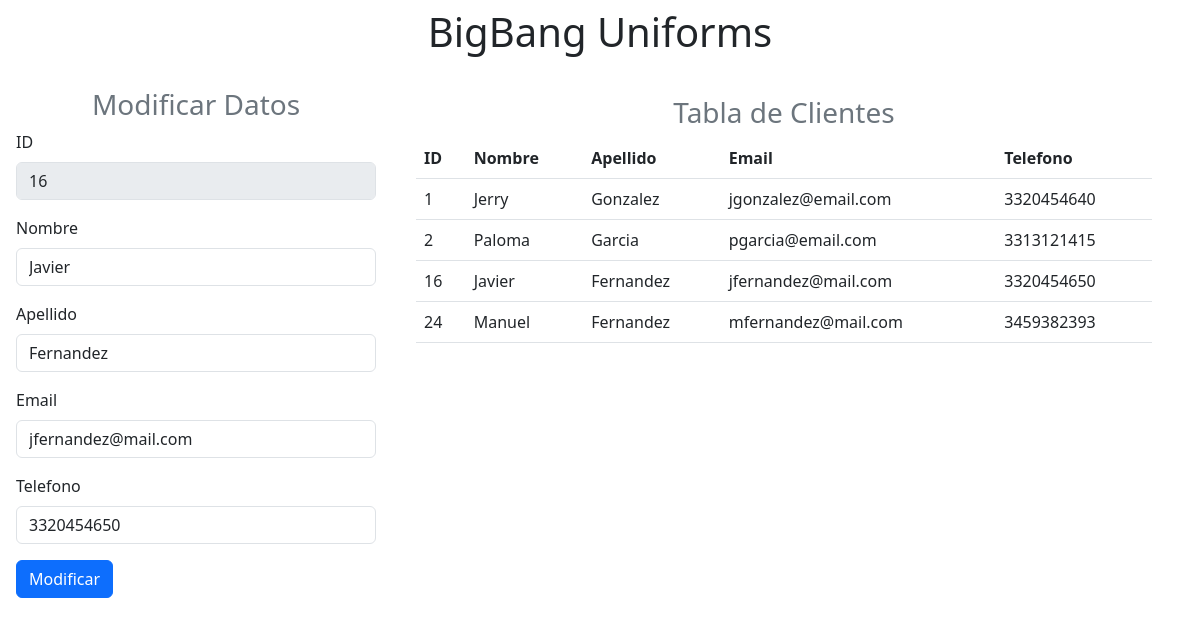
The page /view/view_edit.php?id=16 on the database its author committed.
### tables this page shows
CREATE TABLE `client_bbu` (
  `id` int(20) NOT NULL,
  `name` varchar(45) DEFAULT NULL,
  `last_name` varchar(45) DEFAULT NULL,
  `email` varchar(45) NOT NULL,
  `phone` varchar(15) DEFAULT NULL
);

### model/connect.php (called while the page is built, shortened)
<?php
class Connect{
    private $connector;
    public function __construct(){
        $this->connector = mysqli_connect("localhost", "root", "", "mysql_databases");
        $this->connector->set_charset("utf8");
    }
    public function connectionDataBase($sql){
        $result = mysqli_query($this->connector, $sql);
        return $result;
    }
}
?>

### controller/client_dao.php (called while the page is built, shortened)
<?php
class ClientDao{
    public function selectClient(){
        $data = array();
        $connector = new Connect();
        $result = $connector->connectionDataBase("SELECT * from client_bbu");
        if(mysqli_num_rows($result) > 0){
            while($dbdata = mysqli_fetch_assoc($result)){
                $client = new Client();
                $client->setId($dbdata["id"]);
                $client->setName($dbdata["name"]);
                $client->setLastName($dbdata["last_name"]);
                $client->setEmail($dbdata["email"]);
                $client->setPhone($dbdata["phone"]);
                array_push($data, $client);
            }
        }
        return $data;
    }
    public function selectByIdClient($id){
        $connector = new Connect();
        $result = $connector->connectionDataBase("SELECT * from client_bbu WHERE id=$id");
        if(mysqli_num_rows($result) > 0){
                $dbdata = mysqli_fetch_assoc($result);
                $client = new Client();
                $client->setId($dbdata["id"]);
                $client->setName($dbdata["name"]);
                $client->setLastName($dbdata["last_name"]);
                $client->setEmail($dbdata["email"]);
                $client->setPhone($dbdata["phone"]);
        }
        return $client;
    }
}
?>

### model/client.php (called while the page is built)
<?php
class Client{
    private $id;
    private $name;
    private $lastName;
    private $email;
    private $phone;
    public function getId()
    {
        return $this->id;
    }
    public function setId($id)
    {
        $this->id = $id;
        return $this;
    }
    public function getName()
    {
        return $this->name;
    }
    public function setName($name)
    {
        $this->name = $name;
        return $this;
    }
    public function getLastName()
    {
        return $this->lastName;
    }
    public function setLastName($lastName)
    {
        $this->lastName = $lastName;
        return $this;
    }
    public function getEmail()
    {
        return $this->email;
    }
    public function setEmail($email)
    {
        $this->email = $email;
        return $this;
    }
    public function getPhone()
    {
        return $this->phone;
    }
    public function setPhone($phone)
    {
        $this->phone = $phone;
        return $this;
    }
}
?>

### view/view_edit.php (the view, shortened to what this page needs)
<?php
include "../model/connect.php";
include "../model/client.php";
include "../controller/client_dao.php";
?>
<!DOCTYPE html>
<html lang="en">
<head>
    <link href="https://cdn.jsdelivr.net/npm/bootstrap@5.3.0-alpha1/dist/css/bootstrap.min.css" rel="stylesheet">
</head>
<body>
    <h1 class="text-center p-2">BigBang Uniforms</h1>
    <div class="container-fluid row">
        <form class="col-4 p-3" method="POST">
            <h3 class="text-center text-secondary">Modificar Datos</h3>
            <div class="mb-3">
                <label for="id" class="form-label">ID</label>
                <input type="text" class="form-control" id="id" name="id" disabled value="<?= $_GET["id"] ?>">
            </div>
            <?php
            $client = new ClientDao();
            $dbdata = $client->selectByIdClient($_GET["id"]);
            ?>
            <div class="mb-3">
                <label for="name" class="form-label">Nombre</label>
                <input type="text" class="form-control" id="name" name="name" value="<?= $dbdata->getName() ?>">
            </div>
            <div class="mb-3">
                <label for="last_name" class="form-label">Apellido</label>
                <input type="text" class="form-control" id="last_name" name="last_name" value="<?= $dbdata->getLastName() ?>">
            </div>
            <div class="mb-3">
                <label for="email" class="form-label">Email</label>
                <input type="text" class="form-control" id="email" name="email" value="<?= $dbdata->getEmail() ?>">
            </div>
            <div class="mb-3">
                <label for="phone" class="form-label">Telefono</label>
                <input type="text" class="form-control" id="phone" name="phone" value="<?= $dbdata->getPhone() ?>">
            </div>
            <button type="submit" class="btn btn-primary" name="edit_btn" value="ok">Modificar</button>
        </form>
        <div class="col-8 p-4">
        <h3 class="text-center text-secondary">Tabla de Clientes</h3>
        <table class="table">
            <thead class="bg-info">
                <tr>
                    <th scope="col">ID</th>
                    <th scope="col">Nombre</th>
                    <th scope="col">Apellido</th>
                    <th scope="col">Email</th>
                    <th scope="col">Telefono</th>
                </tr>
            </thead>
            <tbody>
                <?php
                    $client = new ClientDao();
                    $dbdata = $client->selectClient();
                    foreach($dbdata as $value) {
                ?>
                <tr>
                    <td><?= $value->getId() ?></td>
                    <td><?= $value->getName() ?></td>
                    <td><?= $value->getLastName() ?></td>
                    <td><?= $value->getEmail() ?></td>
                    <td><?= $value->getPhone() ?></td>
                </tr>
                <?php
                    }
                ?>
            </tbody>
        </table>
        </div>
    </div>
</body>
</html>

### rows shown on the page
client_bbu: name "Javier", last_name "Fernandez", email "jfernandez@mail.com", phone "3320454650", id "16"
client_bbu: id "1", name "Jerry", last_name "Gonzalez", email "jgonzalez@email.com", phone "3320454640"
client_bbu: id "2", name "Paloma", last_name "Garcia", email "pgarcia@email.com", phone "3313121415"
client_bbu: id "24", name "Manuel", last_name "Fernandez", email "mfernandez@mail.com", phone "3459382393"
